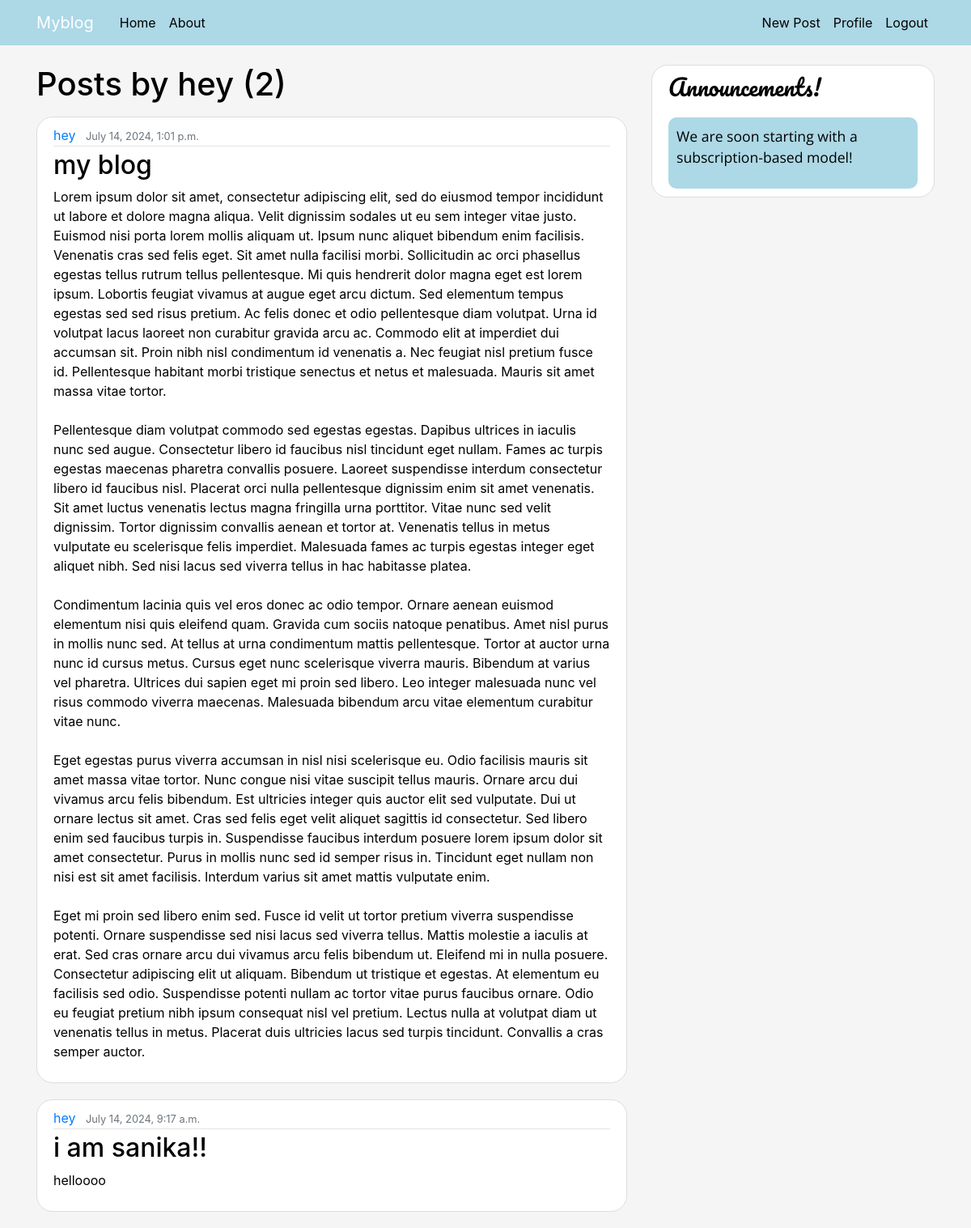
Page /user/hey (signed in) on the committed database.
### Myblog/models.py (models this page shows, shortened)
class Post(models.Model):
    title=models.CharField(max_length=100)
    content=models.TextField()
    date_posted=models.DateTimeField(default=timezone.now)
    author=models.ForeignKey(User,on_delete=models.CASCADE)

### Myblog/views.py (the view)
class UserPostListView(ListView):
    model=Post
    template_name='Myblog/user_posts.html'
    context_object_name='posts'
    paginate_by=5
    def get_queryset(self):
        user=get_object_or_404(User,username=self.kwargs.get('username'))
        return Post.objects.filter(author=user).order_by('-date_posted')

### Myblog/templates/Myblog/user_posts.html (shortened to what this page needs)
{% extends "Myblog/base.html" %}
{% block content %}
<h1 class="mb-3">Posts by {{ view.kwargs.username }} ({{ page_obj.paginator.count }})</h1>
{%for post in posts %}
<article class="media content-section">
    <div class="media-body">
      <div class="article-metadata">
        <a class="mr-2" href="{% url 'user-posts' post.author.username %}">{{ post.author }}</a>
        <small class="text-muted">{{ post.date_posted }}</small>
      </div>
      <h2><a class="article-title" href="{% url 'post-detail' post.id %}">{{ post.title }}</a></h2>
      <p class="article-content">{{ post.content }}</p>
    </div>
  </article>
{% endfor %}
{% endblock %}

### Myblog/static/Myblog/main.css (style rules this page uses)
body { background :whitesmoke; color:black; margin-top: 5rem; }
h1, h2, h3, h4, h5, h6 { color:black; }
.content-section { background :white; padding: 10px 20px; border: 1px solid #dddddd; border-radius: 20px; margin-bottom: 20px; }
.article-title { color: black; }
.article-content { white-space: pre-line; }
.article-metadata { padding-bottom: 1px; margin-bottom: 4px; border-bottom: 1px solid #e3e3e3 }

### rows in the picture
Post: author "hey", date_posted "July 14, 2024, 1:01 p.m.", title "my blog", content "Lorem ipsum dolor sit amet, consectetur adipiscing elit, sed do eiusmod tempor incididunt ut labore et dolore magna aliqua. Velit dignissim sodales ut eu sem integer vitae justo. Euismod nisi porta lorem mollis aliquam ut. Ipsum nunc aliquet bibendum enim facilisis. Venenatis cras sed felis eget. Sit amet nulla facilisi morbi. Sollicitudin ac orci phasellus egestas tellus rutrum tellus pellentesque. Mi quis hendrerit dolor magna eget est lorem ipsum. Lobortis feugiat vivamus at augue eget arcu dictum. Sed elementum tempus egestas sed sed risus pretium. Ac felis donec et odio pellentesque diam volutpat. Urna id volutpat lacus laoreet non curabitur gravida arcu ac. Commodo elit at imperdiet…"
Post: author "hey", date_posted "July 14, 2024, 9:17 a.m.", title "i am sanika!!", content "helloooo"

### other values in the picture
{{ view.kwargs.username }} "hey"
{{ page_obj.paginator.count }} "2"
